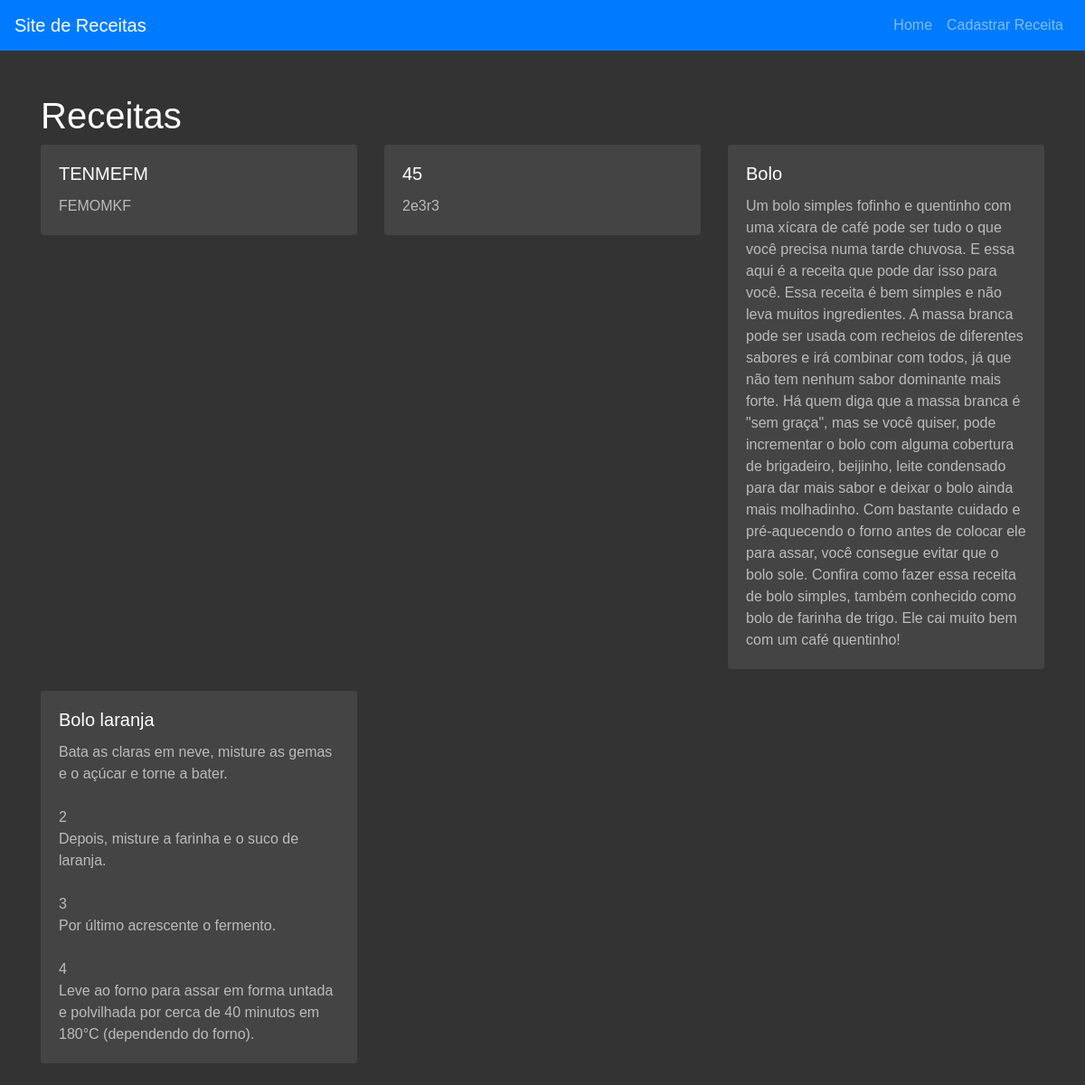
The app's page /home.php with its own data.
### tables this page shows
CREATE TABLE `receitas` (
  `id` int(11) NOT NULL,
  `titulo` varchar(50) NOT NULL,
  `descricao` text NOT NULL,
  `usuario_id` int(11) NOT NULL
);

### home.php (the view, shortened to what this page needs)
<!DOCTYPE html>
<html lang="pt-br">
<head>
    <link href="https://stackpath.bootstrapcdn.com/bootstrap/4.5.2/css/bootstrap.min.css" rel="stylesheet">
</head>
<body>
    <?php
    $servername = "localhost:3307";
    $username = "root";
    $password = "";
    $dbname = "sistemareceitas";
    $conn = new mysqli($servername, $username, $password, $dbname);
    $sql = "SELECT titulo, descricao FROM receitas";
    $result = $conn->query($sql);
    ?>
    <header>
        <nav class="navbar navbar-expand-lg navbar-dark">
            <a class="navbar-brand" href="home.php">Site de Receitas</a>
            <div class="collapse navbar-collapse">
                <ul class="navbar-nav ml-auto">
                    <li class="nav-item">
                        <a class="nav-link" href="home.php">Home</a>
                    </li>
                    <li class="nav-item">
                        <a class="nav-link" href="cadastro.php">Cadastrar Receita</a>
                    </li>
                </ul>
            </div>
        </nav>
    </header>
    <div class="container mt-5">
        <h1>Receitas</h1>
        <div class="row">
            <?php
            if ($result->num_rows > 0) {
                while($row = $result->fetch_assoc()) {
                    echo '<div class="col-md-4 mb-4">';
                    echo '<div class="card">';
                    echo '<div class="card-body">';
                    echo '<h5 class="card-title">' . htmlspecialchars($row['titulo']) . '</h5>';
                    echo '<p class="card-text">' . nl2br(htmlspecialchars($row['descricao'])) . '</p>';
                    echo '</div>';
                    echo '</div>';
                    echo '</div>';
                }
            } else {
                echo "<p>Nenhuma receita cadastrada ainda.</p>";
            }
            ?>
        </div>
    </div>
</body>
</html>

### home.php (style rules this page uses)
body { background-color: #333; color: #fff; font-family: Arial, sans-serif; }
.navbar, .btn-primary { background-color: #007bff; }
.card { background-color: #444; border: none; }
.card-title { color: #fff; }
.card-text { color: #bbb; }

### records on screen
receitas: titulo "TENMEFM", descricao "FEMOMKF"
receitas: titulo "45", descricao "2e3r3"
receitas: titulo "Bolo", descricao "Um bolo simples fofinho e quentinho com uma xícara de café pode ser tudo o que você precisa numa tarde chuvosa. E essa aqui é a receita que pode dar isso para você. Essa receita é bem simples e não leva muitos ingredientes. A massa branca pode ser usada com recheios de diferentes sabores e irá combinar com todos, já que não tem nenhum sabor dominante mais forte. Há quem diga que a massa branca é \"sem graça\", mas se você quiser, pode incrementar o bolo com alguma cobertura de brigadeiro, beijinho, leite condensado para dar mais sabor e deixar o bolo ainda mais molhadinho. Com bastante cuidado e pré-aquecendo o forno antes de colocar ele para assar, você consegue evitar que o bolo sole.…"
receitas: titulo "Bolo laranja", descricao "Bata as claras em neve, misture as gemas e o açúcar e torne a bater. 2 Depois, misture a farinha e o suco de laranja. 3 Por último acrescente o fermento. 4 Leve ao forno para assar em forma untada e polvilhada por cerca de 40 minutos em 180°C (dependendo do forno)."
